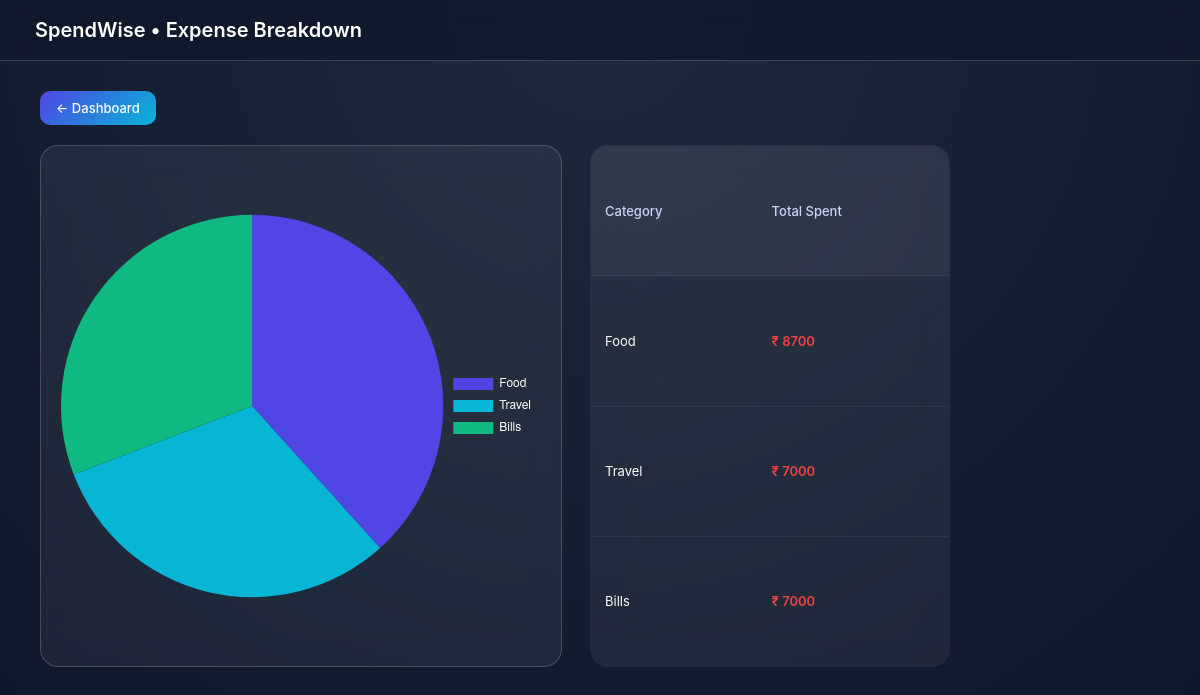
The page /breakdown/ (signed in) on the database its author committed.
### tracker/models.py (models this page shows, shortened)
class Category(models.Model):
    TYPE_CHOICES = (
        ('INCOME', 'Income'),
        ('EXPENSE', 'Expense'),
    )
    name = models.CharField(max_length=50)
    type = models.CharField(max_length=10, choices=TYPE_CHOICES)

### tracker/views.py (the view)
# urls.py: path('breakdown/', views.category_breakdown, name='category_breakdown'),
@login_required
def category_breakdown(request):
    transactions = Transaction.objects.filter(
        user=request.user,
        type='EXPENSE'
    )
    start_date = request.GET.get('start')
    end_date = request.GET.get('end')
    if start_date:
        transactions = transactions.filter(date__gte=start_date)
    if end_date:
        transactions = transactions.filter(date__lte=end_date)
    data = (
        transactions
        .values('category__name')
        .annotate(total=Sum('amount'))
        .order_by('-total')
    )
    labels = [row['category__name'] for row in data]
    totals = [float(row['total']) for row in data]
    return render(request, 'tracker/category_breakdown.html', {
        'data': data,
        'labels': json.dumps(labels),
        'totals': json.dumps(totals),
        'start_date': start_date,
        'end_date': end_date,
    })

### tracker/templates/tracker/category_breakdown.html (shortened to what this page needs)
<!DOCTYPE html>
<html>
<head>
</head>
<body>
<div class="navbar">
    SpendWise • Expense Breakdown
</div>
<div class="container">
    <a href="/" class="btn">← Dashboard</a>
    <div class="layout">
        <div class="chart-box">
            <canvas id="expenseChart"></canvas>
        </div>
        <table>
            <tr>
                <th>Category</th>
                <th>Total Spent</th>
            </tr>
            {% for row in data %}
            <tr>
                <td>{{ row.category__name }}</td>
                <td class="amount">₹ {{ row.total }}</td>
            </tr>
            {% empty %}
            <tr>
                <td colspan="2">No expense data</td>
            </tr>
            {% endfor %}
        </table>
    </div>
</div>
<script>
    const labels = {{ labels|safe }};
    const totals = {{ totals|safe }};
    new Chart(document.getElementById('expenseChart'), {
        type: 'pie',
        data: {
            labels: labels,
            datasets: [{
                data: totals,
                backgroundColor: [
                    "#4f46e5",
                    "#06b6d4",
                    "#10b981",
                    "#f59e0b",
                    "#ef4444",
                    "#8b5cf6"
                ],
                borderWidth: 0
            }]
        },
        options: {
            plugins: {
                legend: {
                    position: 'right',
                    labels: { color: "white" }
                }
            }
        }
    });
</script>
</body>
</html>

### tracker/templates/tracker/category_breakdown.html (style rules this page uses)
:root { --bg1: #0f172a; --bg2: #1e293b; --glass: rgba(255,255,255,0.06); --border: rgba(255,255,255,0.18); --accent: #38bdf8; }
body { margin: 0; font-family: -apple-system, BlinkMacSystemFont, "Segoe UI", Roboto, Arial; background: radial-gradient(circle at top, var(--bg2), var(--bg1)); color: white; }
.navbar { background: rgba(15,23,42,0.75); backdrop-filter: blur(10px); padding: 18px 35px; font-size: 20px; font-weight: 600; border-bottom: 1px solid var(--border); }
.container { padding: 30px 40px; }
.btn { display: inline-block; background: linear-gradient(135deg, #4f46e5, #06b6d4); color: white; padding: 9px 16px; border-radius: 10px; text-decoration: none; font-size: 13px; font-weight: 500; margin-bottom: 20px; transition: 0.25s ease; }
.layout { display: flex; gap: 28px; flex-wrap: wrap; }
.chart-box { flex: 1; min-width: 340px; max-width: 480px; background: var(--glass); backdrop-filter: blur(14px); border: 1px solid var(--border); border-radius: 18px; padding: 20px; }
table { flex: 1; min-width: 280px; max-width: 360px; border-collapse: collapse; background: var(--glass); backdrop-filter: blur(14px); border-radius: 18px; overflow: hidden; border: 1px solid var(--border); }
th { text-align: left; padding: 14px; font-size: 13px; font-weight: 500; color: #cbd5f5; background: rgba(255,255,255,0.04); }
td { padding: 14px; font-size: 13px; border-top: 1px solid rgba(255,255,255,0.05); }
.amount { color: #ef4444; font-weight: 600; }

### rows shown on the page
Category: category__name "Food", total "8700"
Category: category__name "Travel", total "7000"
Category: category__name "Bills", total "7000"

### other values the page prints
chart data {{ labels|safe }} ["Food", "Travel", "Bills"]
chart data {{ totals|safe }} [8700.0, 7000.0, 7000.0]
